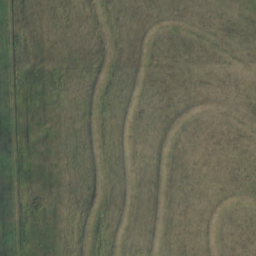
#> input picture ai_ready/images/silos_256-0-0--6-14-1281-31369.png, 256 x 256 px, given in place of silos_256-0-0--6-16--635-28790.png, which was not available
$ jupyter execute --allow-errors circle_features.ipynb   (older library calls are emulated)   (text cells are left out)
#> lines starting #> are read from the running program, lines starting #| are printed output that depends on the picture; after the words box and inside, x2 and y2 are one past the last pixel; in counts of white or black regions, pixels touching at a corner belong together; long printed decimals are rounded; pictures that were not available may be replaced by others from this repository, and a replacement may not be noted
[cell 1]
import pandas as pd

[cell 2]
import matplotlib.pyplot as plt
import numpy as np
# ---
# import cv2 as cv
# ---
from scipy import ndimage as ndi
from skimage.segmentation import watershed
from skimage.feature import peak_local_max

def png_2_RGB(file):
    """
    Convertit l'image 'file' au format png en 3 matrices
    -------------
    paramètres :
    file : nom du fichier png à convertir

    retourne :
    M_R, M_G, M_B : les matrices contenant l'intensité (sur 255) repectivement du rouge, vert et bleu en chaque point
    """

    #plt.imread retourne l'image au bon format avec une quatrième valeur pour la transparence qu'on ne conserve pas
    M_RGB  = plt.imread(file)[:,:,:3]
#> M_RGB is the input picture: shape (256, 256, 3) float32; mean R, G, B 0.4, 0.403, 0.33
    #M_RGB contient des valeurs entre 0 et 1 qui correspondent en fait à des entiers entre 0 et 255
    M_RGB *= 255
    #passage en entier (le stockage des entier allant de 1 à 255 est plus faible que celui des flottants)
    M_RGB  = M_RGB.astype(np.int)

    return M_RGB[:,:,0], M_RGB[:,:,1], M_RGB[:,:,2]


# on utilisera dans un premier temps l'image suivante
M_R, M_G, M_B = png_2_RGB('ai_ready/images/silos_256-0-0--6-16--635-28790.png')
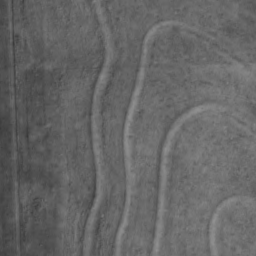
#> M_R: shape (256, 256) int64; min 56, max 145, mean 102
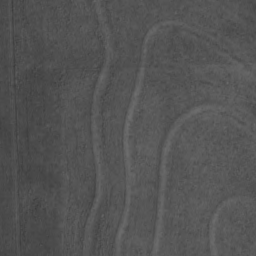
#> M_B: shape (256, 256) int64; min 60, max 110, mean 84.2

def image_diff(image):
    img_diff=image[:-1,:-1]-image[1:,1:]
    return img_diff

clipped = image_diff((M_R+M_G+M_B))+64
#> in image_diff, `img_diff=image[:-1,:-1]-image[1:,1:]`:
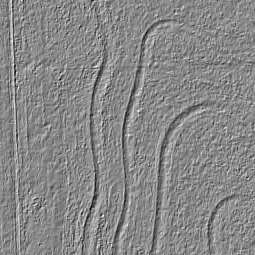
#> img_diff: shape (255, 255) int64; min -75, max 65, mean -0.3; drawn with min black and max white
print(clipped)
#> (printed output is left out)

plt.figure()
plt.imshow(clipped)
plt.savefig('teste.png')
plt.show()

# -----
"""image=clipped

distance = ndi.distance_transform_edt(image)
coords = peak_local_max(distance, footprint=np.ones((3, 3)), labels=image)
mask = np.zeros(distance.shape, dtype=bool)
mask[tuple(coords.T)] = True
markers, _ = ndi.label(mask)
labels = watershed(-distance, markers, mask=image)

fig, axes = plt.subplots(ncols=3, figsize=(9, 3), sharex=True, sharey=True)
ax = axes.ravel()

ax[0].imshow(image, cmap=plt.cm.gray)
ax[0].set_title('Overlapping objects')
ax[1].imshow(-distance, cmap=plt.cm.gray)
ax[1].set_title('Distances')
ax[2].imshow(labels, cmap=plt.cm.nipy_spectral)
ax[2].set_title('Separated objects')

for a in ax:
    a.set_axis_off()

fig.tight_layout()
plt.savefig('teste2.png')
plt.show()

# ---


img = cv.imread('opencv-logo-white.png',0)
img = cv.medianBlur(img,5)
cimg = cv.cvtColor(img,cv.COLOR_GRAY2BGR)
circles = cv.HoughCircles(img,cv.HOUGH_GRADIENT,1,20,
                            param1=50,param2=30,minRadius=0,maxRadius=0)
circles = np.uint16(np.around(circles))
for i in circles[0,:]:
    # draw the outer circle
    cv.circle(cimg,(i[0],i[1]),i[2],(0,255,0),2)
    # draw the center of the circle
    cv.circle(cimg,(i[0],i[1]),2,(0,0,255),3)
cv.imshow('detected circles',cimg)
cv.waitKey(0)
cv.destroyAllWindows()"""

[cell 3]
plt.imshow(np.fft.fft(M_R).real[4:,4:])
plt.show()
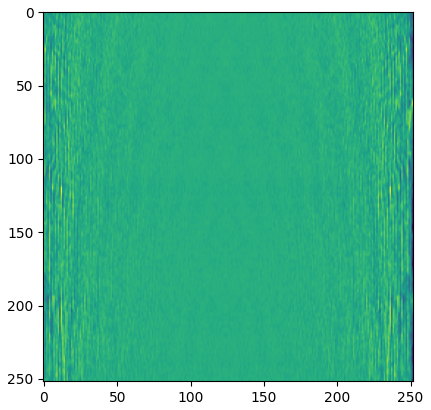
#> figure drawn by matplotlib, 1 panel
plt.imshow(np.fft.fft(M_R).imag[:15,:15])
plt.show()
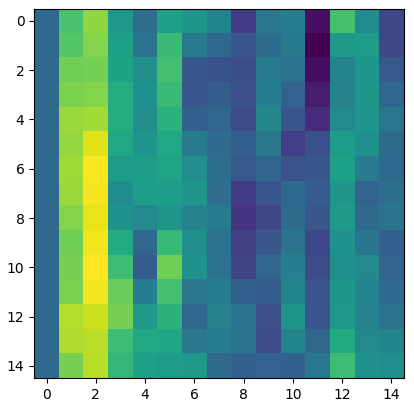
#> figure drawn by matplotlib, 1 panel

[cell 4]
'''
Created on May 30, 2012
@author: vinnie
'''

import sys
import numpy as np
import matplotlib.pyplot as plt
import matplotlib.patches as plt_patches
from scipy.signal import fftconvolve
from scipy.ndimage import filters

_MIN_RADIUS = 15
_MAX_RADIUS = 75
_RADIUS_STEP = 5
_ANNULUS_WIDTH = 5
_EDGE_THRESHOLD = 0.005
_NEG_INTERIOR_WEIGHT = 1.1

def _detectEdges(image, threshold):
    """
    Sobel edge detection on the image
    """
    # sobel filter in x and y direction
    image = filters.sobel(image, 0)**2 + filters.sobel(image, 1)**2
    image -= image.min()

    # make binary image
    image = image > image.max()*threshold
    image.dtype = np.int8

    return image

def _makeAnnulusKernel(outer_radius, annulus_width):
    """
    Create an annulus with the given inner and outer radii

    Ex. inner_radius = 4, outer_radius = 6 will give you:


    """
    grids = np.mgrid[-outer_radius:outer_radius+1, -outer_radius:outer_radius+1]

    # [j][i] = r^2
    kernel_template = grids[0]**2 + grids[1]**2

    # get boolean value for inclusion in the circle
    outer_circle = kernel_template <= outer_radius**2
    inner_circle = kernel_template < (outer_radius - annulus_width)**2

    # back to integers
    outer_circle.dtype = inner_circle.dtype = np.int8
    inner_circle = inner_circle*_NEG_INTERIOR_WEIGHT
    annulus = outer_circle - inner_circle
    return annulus

def _detectCircles(image, radii, annulus_width):
    """
    Perfrom a FFT Convolution over all the radii with the given annulus width.
    Smaller annulus width = more precise
    """
    acc = np.zeros((radii.size, image.shape[0], image.shape[1]))

    for i, r in enumerate(radii):
        C = _makeAnnulusKernel(r, annulus_width)
        acc[i,:,:] = fftconvolve(image, C, 'same')

    return acc

# [21 lines left out: function _iterativeDetectCircles, not called in this run]

def _displayResults(image, edges, center, radius, output=None):
    """
    Display the accumulator for the radius with the highest votes.
    Draw the radius on the image and display the result.
    """

    # display accumulator image
    plt.gray()
    fig = plt.figure(1)
    fig.clf()
    subplots = []
    subplots.append(fig.add_subplot(1, 2, 1))
    plt.imshow(edges)
    plt.title('Edge image')

    # display original image
    subplots.append(fig.add_subplot(1, 2, 2))
    plt.imshow(image)
    plt.title('Center: %s, Radius: %d' % (str(center), radius))
    # draw the detected circle
    blob_circ = plt_patches.Circle(center,radius, fill=False, ec='red')
    plt.gca().add_patch(blob_circ)

    #   Fix axis distortion:
    plt.axis('image')

    if output:
        plt.savefig(output)

    plt.draw()
    plt.show()

    return

def _topNCircles(acc, radii, n):

    maxima = []
    max_positions = []
    max_signal = 0
    for i, r in enumerate(radii):
        max_positions.append(np.unravel_index(acc[i].argmax(), acc[i].shape))
        maxima.append(acc[i].max())
        # use the radius to normalize
        signal = maxima[i]/np.sqrt(float(r))

        if signal > max_signal:
            max_signal = signal
            (circle_y, circle_x) = max_positions[i]
            radius = r
        print ("Maximum signal for radius %d: %d %s, normal signal: %f" % (r, maxima[i], max_positions[i], signal))


    # Identify maximum. Note: the values come back as index, row, column
#    max_index, circle_y, circle_x = np.unravel_index(acc.argmax(), acc.shape)

    return (circle_x, circle_y), radius #radii[max_index]

def DetectCircleFromFile(filename, show_result=False):

    image = plt.imread(filename)
    center, radius = DetectCircle(image, True, show_result)
    return center, radius

def DetectCircle(image, preprocess=False, show_result=False):

    if preprocess:
        if image.ndim > 2:
            image = np.mean(image, axis=2)
        print ("Image size: ", image.shape)

        # noise reduction
        image = filters.gaussian_filter(image, 2)

        # edges and density
        edges = _detectEdges(image, _EDGE_THRESHOLD)
        edge_list = np.array(edges.nonzero())
        density = float(edge_list[0].size)/edges.size
        print ("Signal density:", density)
        if density > 0.25:
            print ("High density, consider more preprocessing")

    # create kernels and detect circle
    radii = np.arange(_MIN_RADIUS, _MAX_RADIUS, _RADIUS_STEP)
    acc = _detectCircles(edges, radii, _ANNULUS_WIDTH)
    center, radius = _topNCircles(acc, radii, 1)
    print ("Circle detected at ", center, radius)

    if show_result:
        _displayResults(image, edges, center, radius)

    return center, radius

def _run(filename):
    return DetectCircleFromFile(filename)

def _test():
# [8 lines of commented-out code are left out]
    DetectCircleFromFile('mri2.png', True)
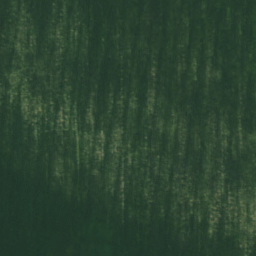
#> input picture ai_ready/images/silos_256-0-0--6-14-1554-30175.png, 256 x 256 px, given in place of mri2.png, which was not available
#> in DetectCircleFromFile, image is the input picture: shape (256, 256, 3) float32; mean R, G, B 0.174, 0.264, 0.193
#| Image size:  (256, 256)
#> in _detectEdges, `image = filters.sobel(image, 0)**2 + filters.sobel(image, 1)**2`:
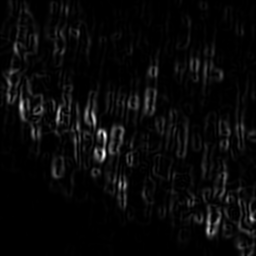
#> image: shape (256, 256) float32; min 4.37e-09, max 0.0339, mean 0.00123; drawn with min black and max white
#> in _detectEdges, `image = image > image.max()*threshold`:
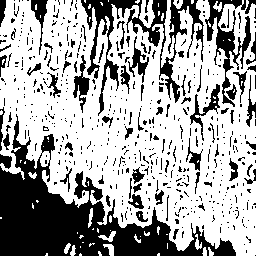
#> image: shape (256, 256) bool; 65.5% white; 544 black regions (468 under 20 px), largest, box (x1, y1, x2, y2) and area: (0, 114, 236, 256) 10752, (81, 0, 204, 116) 3343, (205, 0, 251, 107) 1417
#| Signal density: 0.6554
#> the loop in _topNCircles, `for i, r in enumerate(radii):` made 12 passes
#> (signal, max_signal, circle_y, circle_x) on passes 1 to 5: (96.1, 96.1, 146, 88), (109.2, 109.2, 154, 93), (116.4, 116.4, 214, 230), (123.3, 123.3, 133, 61), (125.8, 125.8, 92, 39)
#> signal on passes 6 to 11: 123, 123.6, 121.1, 117.2, 116.2, 107.1
#| Maximum signal for radius 15: 372 (146, 88), normal signal: 96.102
#| Maximum signal for radius 20: 488 (154, 93), normal signal: 109.187
#| Maximum signal for radius 25: 581 (214, 230), normal signal: 116.360
#| Maximum signal for radius 30: 675 (133, 61), normal signal: 123.274
#| Maximum signal for radius 35: 743 (92, 39), normal signal: 125.759
#| Maximum signal for radius 40: 777 (73, 63), normal signal: 122.965
#| Maximum signal for radius 45: 828 (81, 112), normal signal: 123.580
#| Maximum signal for radius 50: 856 (77, 73), normal signal: 121.085
#> (further printed lines are left out)
#> after the loop in _topNCircles, `for i, r in enumerate(radii):`: circle_x = 39; circle_y = 92; max_positions = [(146, 88), (154, 93), (214, 230), (133, 61), (92, 39), (73, 63), (81, 112), (77, 73), (84, 83), (93, 123), (82, 131), (83, 126)]; max_signal = 125.8; maxima = [372.2, 488.3, 581.8, 675.2, 744, 777.7, 829, 856.2, 869, 899.8, 863.6, 781.4]; radius = 35
#> in DetectCircle, `center, radius = _topNCircles(acc, radii, 1)`: center = (39, 92); radius = 35
#| Circle detected at  (39, 92) 35
#> in _displayResults, `plt.show()`:
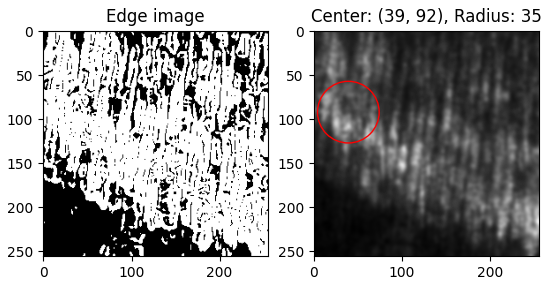
#> figure drawn by matplotlib, 2 panels
#> in DetectCircleFromFile, `center, radius = DetectCircle(image, True, show_result)`: center = (39, 92); radius = 35
#    DetectCircleFromVideo("/home/vinnie/workspace/Intelligent-Artifacts/AMID/data/MRI_SAX_AVI/321/(MAIN)04052012-173005.avi")

if __name__ == "__main__":
    if (len(sys.argv) > 1):
        _run(sys.argv[1])
    else:
        _test();

[cell 5]
M_R, M_G, M_B = png_2_RGB('ai_ready/images/silos_256-0-0--6-16--635-28790.png')

[cell 6]
plt.imshow(M_G+M_R+M_B)
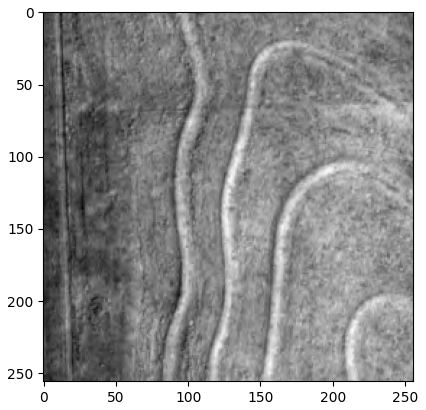
#> figure drawn by matplotlib, 1 panel

#> (a cell that did not finish here is left out)

#> (a cell that did not finish here is left out)

[cell 9]
plt.imread('ai_ready/masks/silos_256-0-0--6-16--635-28790.png').sum()

[cell 10]
202414/1110

[cell 11]
def average_silo_color(file):
    M_R, M_G, M_B = png_2_RGB('ai_ready/images/'+file)
    mask = plt.imread('ai_ready/masks/'+file)
    mask_size=mask.sum()
    r_val=np.multiply(mask,M_R).sum()/mask_size
    g_val=np.multiply(mask,M_G).sum()/mask_size
    b_val=np.multiply(mask,M_B).sum()/mask_size
    return r_val,g_val,b_val

#> (a cell that did not finish here is left out)

#> in average_silo_color, `mask_size=mask.sum()`: mask_size = 41359.6

#> (a cell that did not finish here is left out)
